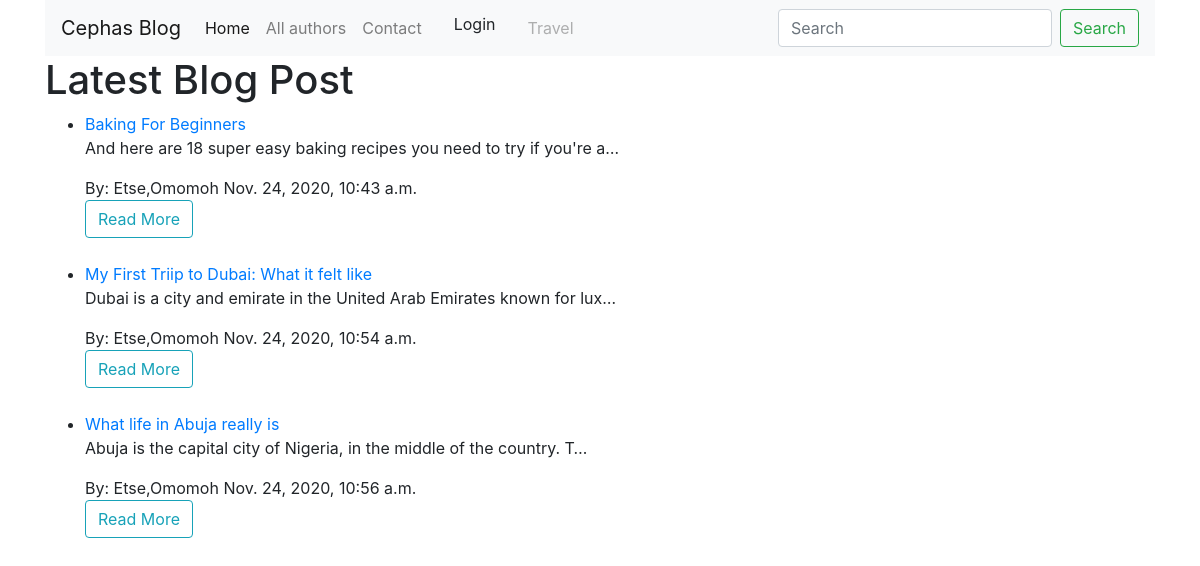
Screenshot of /blog/ with the database file from the repository.
### blog/models.py (models this page shows, shortened)
class Article(models.Model):
	title = models.CharField(max_length=200, null=False)
	description = models.TextField(max_length=1000, help_text='Enter your post content here')
	author = models.ForeignKey('Author', on_delete=models.SET_NULL, null = True)
	category = models.ManyToManyField(Category )
	photo = models.ImageField(upload_to='article_photo', null=True)
	post_date = models.DateTimeField(default=now, editable=False)
	def display_genre(self):
		return ', '.join(category.name for category in self.category.all()[:3])
	display_genre.short_description = 'Category'
	class Meta:
		ordering = ['post_date']
	def get_absolute_url(self):
		return reverse('blog-detail', args=[str(self.id)])

class Author(models.Model):
	first_name =  models.CharField(max_length=100)
	last_name = models.CharField(max_length=100)
	bio = models.TextField(max_length=1000)
	class Meta:
		ordering = ['last_name', 'first_name']
	def __str__(self):
		return f'{self.first_name},{ self.last_name}'

### blog/views.py (the view)
# urls.py: path('', BlogListView.as_view(), name='blog'),
class BlogListView(generic.ListView):
	model = Article
	paginate_by = 10
	def get_context_data(self, **kwaegs):
		context = super(BlogListView, self).get_context_data(**kwaegs)
		context['some_data'] = 'This is just some data'
		return context

### blog/templates/blog/article_list.html
{% extends "base_template.html" %}
{% block content %}
  <h1>Latest Blog Post</h1>
  {% if object_list %}
  <ul>
    {% for article in object_list %}
      <li>
        <a href="{{ article.get_absolute_url }}" >{{article.title }}</a> <p>
          {{article.description|truncatechars:70}}</p>
          By:  {{article.author}} {{article.post_date}}
          <br>
          <a class="btn btn-outline-info"  href="{{ article.get_absolute_url }}" > Read More </a>
      </li>
      <br>
    {% endfor %}
  </ul>
  {% else %}
    <p>There are no blog Post to display.</p>
  {% endif %}
{% endblock %}

### blog/templates/base_template.html (shortened to what this page needs)
<!doctype html>
<html lang="en">
  <head>
    <link rel="stylesheet" href="https://cdn.jsdelivr.net/npm/bootstrap@4.5.3/dist/css/bootstrap.min.css">
  </head>
  <body>
    <div class="container-xl">
        {% load static %}
    {% include "navbar.html" %}
        {% block content %}
        {% endblock %}
</div>
  </body>
</html>

### blog/templates/navbar.html (shortened to what this page needs)
<nav class="navbar navbar-expand-lg navbar-light bg-light">
  <a class="navbar-brand" href="{% url 'blog' %}">Cephas Blog</a>
  <div class="collapse navbar-collapse" id="navbarSupportedContent">
    <ul class="navbar-nav mr-auto">
      <li class="nav-item active">
        <a class="nav-link" href="#">Home <span class="sr-only">(current)</span></a>
      </li>
      <li class="nav-item">
        <a class="nav-link" href="{% url 'authors' %}">All authors</a>
      </li>
      <li class="nav-item">
        <a class="nav-link" href="#">Contact</a>
      </li>
      <li class="nav-item dropdown">
        {% if user.is_authenticated %}
        <a class="nav-link dropdown-toggle" href="#" id="navbarDropdown" role="button" data-toggle="dropdown" aria-haspopup="true" aria-expanded="false">
         {{ user.get_username }}
        </a>
        <div class="dropdown-menu" aria-labelledby="navbarDropdown">
          <a class="dropdown-item" href="{% url 'logout'%}?next={{request.path}}">Logout</a>
          {% else %}
          <a class="dropdown-item" href="{% url 'login'%}?next={{request.path}}">Login</a>
          {% endif %}
      </li>
      <li class="nav-item">
        <a class="nav-link disabled" href="#" tabindex="-1" aria-disabled="true">Travel</a>
      </li>
    </ul>
    <form class="form-inline my-2 my-lg-0">
      <input class="form-control mr-sm-2" type="search" placeholder="Search" aria-label="Search">
      <button class="btn btn-outline-success my-2 my-sm-0" type="submit">Search</button>
    </form>
  </div>
</nav>

### rows the page displays
Article: title "Baking For Beginners", description "And here are 18 super easy baking recipes you need to try if you're a…", author "Etse,Omomoh", post_date "Nov. 24, 2020, 10:43 a.m."
Article: title "My First Triip to Dubai: What it felt like", description "Dubai is a city and emirate in the United Arab Emirates known for lux…", author "Etse,Omomoh", post_date "Nov. 24, 2020, 10:54 a.m."
Article: title "What life in Abuja really is", description "Abuja is the capital city of Nigeria, in the middle of the country. T…", author "Etse,Omomoh", post_date "Nov. 24, 2020, 10:56 a.m."
